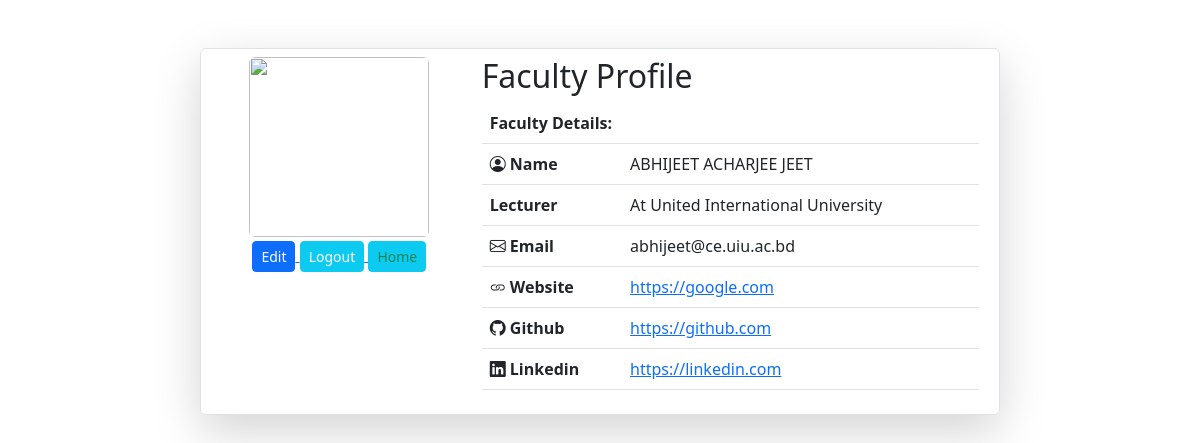
The app's page /project/f_profile.php (signed in) with its own data.
### tables this page shows
CREATE TABLE `f_users` (
  `name` varchar(255) NOT NULL,
  `type` varchar(255) NOT NULL,
  `email` varchar(255) NOT NULL,
  `password` varchar(255) NOT NULL,
  `github` varchar(255) NOT NULL,
  `linkedin` varchar(255) NOT NULL,
  `website` varchar(255) NOT NULL,
  `image` varchar(255) NOT NULL
);

### project/f_profile.php (the view, shortened to what this page needs)
<!DOCTYPE html>
<html>
<head>
	<link rel="stylesheet" type="text/css" href="./css/bootstrap.min.css">
	<link rel="stylesheet" type="text/css" href="./css/bootstrap-icons.css">
</head>
<body>
		<div class="row col-lg-8 border rounded mx-auto mt-5 p-2 shadow-lg">
			<div class="col-md-4 text-center">
				<img src="<?php echo "upload/".$_SESSION["fimage"] ?>" class="img-fluid rounded" style="width: 180px;height:180px;object-fit: cover;">
				<div>
						<a href="f_profile_edit.php">
							<button class="mx-auto m-1 btn-sm btn btn-primary">Edit</button>
						</a>
						<a href="logout.php">
							<button class="mx-auto m-1 btn-sm btn btn-info text-white">Logout</button>
						</a>
            <a href="f_home.php">
							<button class="mx-auto m-1 btn-sm btn btn-info text-success">Home</button>
						</a>
				</div>
			</div>
			<div class="col-md-8">
				<div class="h2">Faculty Profile</div>
				<table class="table table-hover">
          <?php
              require_once "database.php";
              $email = $_SESSION['femail'];
              $sql = "SELECT * FROM f_users WHERE email = '$email'";
              $sql_run = mysqli_query($conn,$sql);
              foreach ($sql_run as $row) {
           ?>
					<tr><th colspan="2">Faculty Details:</th></tr>
					<tr><th><i class="bi bi-person-circle"></i> Name</th><td><?php echo $row['name']; ?></td></tr>
					<tr><th><i class="bi bi-Profile"></i> <?php echo $row["type"]; ?></th><td> At United International University</td></tr>
					<tr><th><i class="bi bi-envelope"></i> Email</th><td> <?php echo $row["email"]; ?> </td></tr>
					<tr><th><i class="bi bi-link"></i> Website</th><td><a href="<?php echo $row["website"]; ?>"><?php echo $row["website"]; ?></a></td></tr>
					<tr><th><i class="bi bi-github"></i> Github</th><td><a href="<?php echo $row["github"]; ?>"><?php echo $row["github"]; ?></a></td></tr>
					<tr><th><i class="bi bi-linkedin"></i> Linkedin</th><td><a href="<?php echo $row["linkedin"]; ?>"><?php echo $row["linkedin"]; ?></a></td></tr>
        <?php } ?>
				</table>
			</div>
		</div>
</body>
</html>

### records on screen
f_users: name "ABHIJEET ACHARJEE JEET", type "Lecturer", email "abhijeet@ce.uiu.ac.bd", website "https://google.com", github "https://github.com", linkedin "https://linkedin.com"
